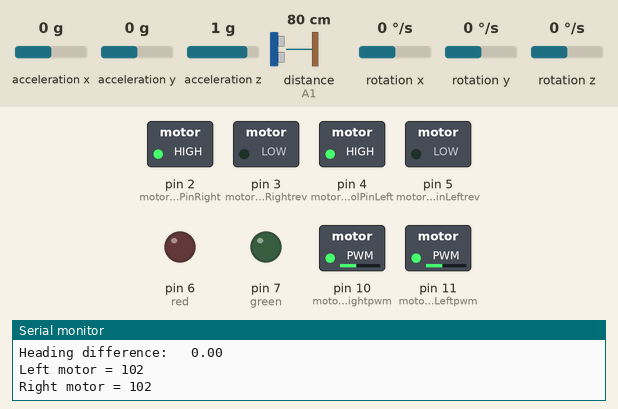
Bench run of a sketch on a simulated Arduino Uno, built with avr-gcc and run on an emulated ATmega328P. Shown: switched loads named in the sketch (green lamp = pin HIGH), output pins drawn as LEDs (lit = HIGH), the last lines printed to the serial monitor. Inputs (shaded band) come from the test bench; at power-on: distance to the obstacle (sensor on A1) 80 cm, acceleration x 0 g, acceleration y 0 g, acceleration z 1 g, rotation x 0 °/s, rotation y 0 °/s, rotation z 0 °/s. The echo pulse lasts 58.3 µs per cm.

Above: at 6.8 s.
6.9 s: distance to the obstacle (sensor on A1) set to 34 cm
9.9 s: distance to the obstacle (sensor on A1) set to 28 cm
At 10.15 s:
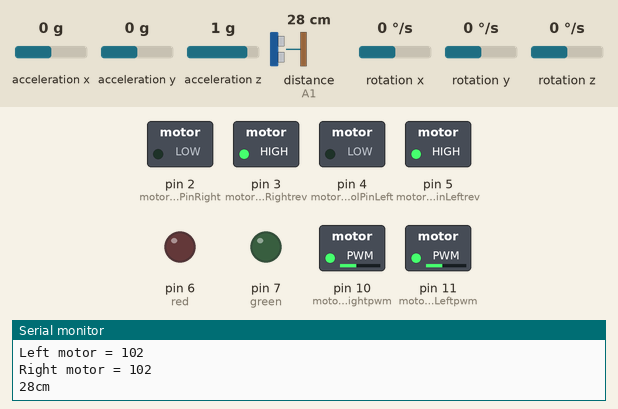
At 11.0 s:
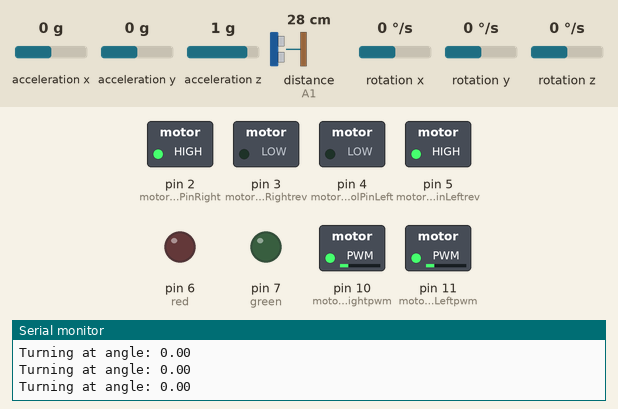
Timing chart, 0 to 12.9 s (numbered marks = the images above; inputs shaded):
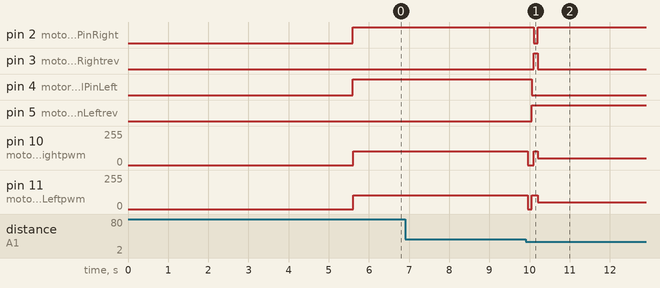

The sketch:

boat.ino
```cpp
#include <LSM303.h>
#include <Arduino.h>
#include <Wire.h>
#include <NewPing.h>

//compass pins a4, a5
LSM303 compass;
LSM303::vector<int16_t> running_min = {32767, 32767, 32767}, running_max = { -32768, -32768, -32768};
float initialHeading;

//motors
int motorControlPinLeft = 4;
int motorControlPinRight = 2;
int motorControlPinLeftrev = 5;
int motorControlPinRightrev = 3;
int motorControlPinLeftpwm = 11;
int motorControlPinRightpwm = 10;
int green = 7;
int red = 6;
int maxspeed = 255;
int leftspeed = 0;
int rightspeed = 0;

//sonar
#define TRIGGER_PIN A0
#define ECHO_PIN A1
#define MAX_DISTANCE 2000 //need to define max distance for sonar sensor to sense
NewPing sonar(TRIGGER_PIN, ECHO_PIN, MAX_DISTANCE); // NewPing setup of pins and maximum distance

//distance
int THRS = 30;
int dist;
int maxv = 350;
int minv = 250;

void setup() {
  blink(6,0);
  pinMode(motorControlPinLeft, OUTPUT);
  pinMode(motorControlPinRight, OUTPUT);
  pinMode(motorControlPinLeftrev, OUTPUT);
  pinMode(motorControlPinRightrev, OUTPUT);
  pinMode(motorControlPinLeftpwm, OUTPUT);
  pinMode(motorControlPinRightpwm, OUTPUT);
  pinMode(green, OUTPUT);
  pinMode(red, OUTPUT);
  digitalWrite(motorControlPinLeft, 0);
  digitalWrite(motorControlPinLeftrev, 0);
  analogWrite(motorControlPinLeftpwm, 0);
  digitalWrite(motorControlPinRight, 0);
  digitalWrite(motorControlPinRightrev, 0);
  analogWrite(motorControlPinRightpwm, 0);
  Serial.begin(9600);
  Wire.begin();
  compass.init();
  compass.enableDefault();
  delay(5000);

  compass.read();
  initialHeading = (atan2(compass.m.y, compass.m.x));
  if (initialHeading < 0) {
    initialHeading += 2 * PI;
  }
  //Serial.print("Initial bearing = ");
  //Serial.println(initialHeading);
}

int drivetowall() {
  digitalWrite(motorControlPinLeft, 1);
  digitalWrite(motorControlPinLeftrev, 0);
  digitalWrite(motorControlPinRight, 1);
  digitalWrite(motorControlPinRightrev, 0);
  unsigned int dist = sonar.ping_cm();
  compass.read();
  float heading = (atan2(compass.m.y, compass.m.x));
  // Correct for when signs are reversed.
  if (heading < 0) {
    heading += 2 * PI;
  }
  while (dist == 0 or dist > THRS) {
    compass.read();
    heading = (atan2(compass.m.y, compass.m.x));
    // Correct for when signs are reversed.
    if (heading < 0) {
      heading += 2 * PI;
    }
    float dif = heading - initialHeading;
    if (dif < -PI) {
      dif += 2 * PI;
    }
    else if (dif > PI) {
      dif -= 2 * PI;
    }
    Serial.print("Heading difference: \t");
    Serial.println(dif);
    if (dif < -0.1) {
      // turn right
      leftspeed = (int) (0.4 * maxspeed);
      rightspeed = (int) (max(0.4 + dif,0) * maxspeed);
    }
    else if (dif > 0.1) {
      //turn left
      leftspeed = (int) (max(0.4 - dif,0)* maxspeed);
      rightspeed = (int) (0.4 * maxspeed);
    }
    else {
      leftspeed = (int) (0.4 * maxspeed);
      rightspeed = (int) (0.4 * maxspeed);
    }
    analogWrite(motorControlPinLeftpwm, leftspeed);
    Serial.print("Left motor = ");
    Serial.println(leftspeed);
    analogWrite(motorControlPinRightpwm, rightspeed);
    Serial.print("Right motor = ");
    Serial.println(rightspeed);
    delay(100);
    dist = sonar.ping_cm();
    Serial.print(dist);
    Serial.println("cm");
  }
  analogWrite(motorControlPinLeftpwm, 0);
  analogWrite(motorControlPinRightpwm, 0);
  delay(100);

  //stop moving
  leftspeed = (int) (0.4 * maxspeed);
  rightspeed = (int) (0.4 * maxspeed);
  digitalWrite(motorControlPinLeft, 0);
  digitalWrite(motorControlPinLeftrev, 1);
  analogWrite(motorControlPinLeftpwm, leftspeed);
  delay(50);
  digitalWrite(motorControlPinRight, 0);
  digitalWrite(motorControlPinRightrev, 1);
  analogWrite(motorControlPinRightpwm, rightspeed);
  delay(100);
}

void turn() {
  compass.read();
  float heading = (atan2(compass.m.y, compass.m.x));
  // Correct for when signs are reversed.
  if (heading < 0) {
    heading += 2 * PI;
  }
  float dif = heading - initialHeading;
  if (dif < -PI) {
    dif += 2 * PI;
  }
  else if (dif > PI) {
    dif -= 2 * PI;
  }
  leftspeed = (int) (0.2 * maxspeed);
  rightspeed = (int) (0.2 * maxspeed);
  //reverse left motor direction
  digitalWrite(motorControlPinLeft, 0);
  digitalWrite(motorControlPinLeftrev, 1);
  analogWrite(motorControlPinLeftpwm, leftspeed);
  digitalWrite(motorControlPinRight, 1);
  digitalWrite(motorControlPinRightrev, 0);
  analogWrite(motorControlPinRightpwm, rightspeed);
  while (dif > -2.5) {//3.1) {
    compass.read();
    heading = (atan2(compass.m.y, compass.m.x));
    // Correct for when signs are reversed.
    if (heading < 0) {
      heading += 2 * PI;
    }
    dif = heading - initialHeading;
    if (dif < -PI) {
      dif += 2 * PI;
    }
    else if (dif > PI) {
      dif -= 2 * PI;
    }
    Serial.print("Turning at angle: ");
    Serial.println(dif);
    delay(50);
  }

  //stop spinning
  digitalWrite(motorControlPinLeft, 1);
  digitalWrite(motorControlPinLeftrev, 0);
  analogWrite(motorControlPinLeftpwm, leftspeed);
  digitalWrite(motorControlPinRight, 0);
  digitalWrite(motorControlPinRightrev, 1);
  analogWrite(motorControlPinRightpwm, rightspeed);
  delay(50);

  //switch left motor direction
  analogWrite(motorControlPinLeftpwm, 0);
  analogWrite(motorControlPinRightpwm, 0);
  initialHeading += PI;
  if (initialHeading > 2 * PI) {
    initialHeading -= 2 * PI;
  }
}

void mystop() {
  digitalWrite(motorControlPinLeft, 0);
  digitalWrite(motorControlPinLeftrev, 0);
  analogWrite(motorControlPinLeftpwm, 0);
  digitalWrite(motorControlPinRight, 0);
  digitalWrite(motorControlPinRightrev, 0);
  analogWrite(motorControlPinRightpwm, 0);
}

void blink(int number, int endstate)
{
  for (int i = 0; i < number; i++)
  {
    digitalWrite(green, !digitalRead(green));
    digitalWrite(red, !digitalRead(red));
    delay(100);
  }
  digitalWrite(green, endstate);
  digitalWrite(red, endstate);
}


void loop() {
  drivetowall();
  mystop();
  turn();
  drivetowall();
  mystop();
  Serial.println("done");
  while (1) {}
}
```

Measured:
- the behaviour switches between 31 and 30 cm on distance to the obstacle (sensor on A1) (found by bisection; images 0 and 1)
- after the input at 9.9 s, pin 2 (motorControlPinRight): HIGH → LOW after 0.20 s, → HIGH 0.10 s later; pin 3 (motorControlPinRightrev): LOW → HIGH after 0.20 s, → LOW 0.10 s later
